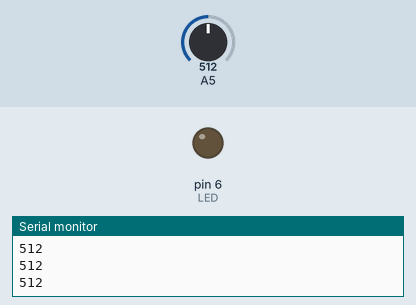
Simulated run of this sketch. Board: Arduino Uno, built with avr-gcc and run on an emulated ATmega328P. On the bench: output pins drawn as LEDs (lit = HIGH), the last lines printed to the serial monitor. The inputs (shaded band) are chosen by the test bench; at power-on: A5 = 512.

Above: at 1.2 s.
1.3 s: A5 set to 22
2.8 s: A5 set to 18
At 3.7 s:
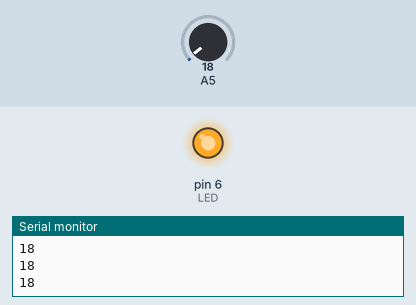
4.4 s: A5 set to 122
At 5.1 s:
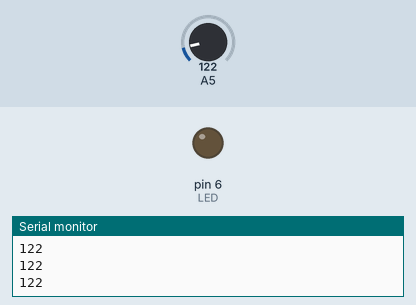
6.0 s: A5 set to 10
At 6.4 s:
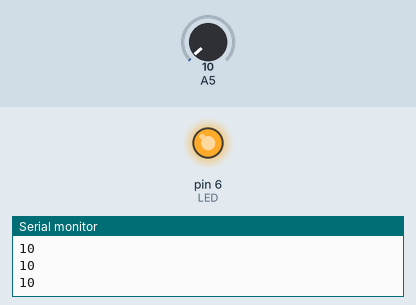
Timing chart, 0 to 8.6 s (numbered marks = the images above; inputs shaded):
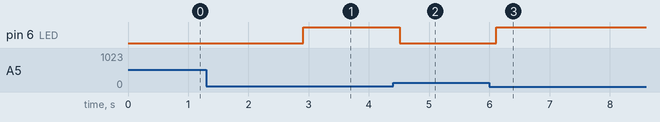

Measured:
- the behaviour switches between 21 and 20 on A5 (found by bisection; images 0 and 1)
- after the input at 2.8 s, pin 6 (LED): LOW → HIGH after 0.11 s
- after the input at 4.4 s, pin 6 (LED): HIGH → LOW after 0.11 s
- after the input at 6.0 s, pin 6 (LED): LOW → HIGH after 0.12 s

The sketch:

Ltika_Uno_2.ino
```cpp
#define LED 6

void setup() {

  pinMode(LED, OUTPUT);
  digitalWrite(LED, LOW);
  Serial.begin(9600);
}

void loop() {
  int val_L;//進行方向左側のフォトインタラプタの値
  val_L = analogRead(5) ; //アナログ0番ピンからセンサ値を読み込み
  Serial.println(val_L) ; // シリアルモニターへ表示
  delay(100);
 digitalWrite(LED, HIGH);
  if(val_L >20 ){
    digitalWrite(LED, LOW);
  }
}
```
